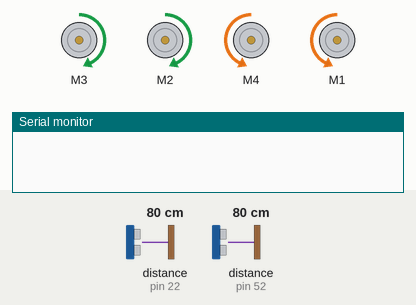
A sketch run on a simulated Arduino Mega 2560, built with avr-gcc and run on an emulated ATmega2560. Parts: 4 × DC motor (green arrow = forward, orange = backward, longer = faster), the last lines printed to the serial monitor. Wiring (inferred from the names in the program): 2 × ultrasonic range finder: trigger pin 23, echo pin 22 / trigger pin 53, echo pin 52. The inputs (shaded band) are chosen by the test bench; at power-on: distance to the obstacle (sensors on pin 52, pin 22) 80 cm. The echo pulse lasts 58.3 µs per cm; random numbers use the default seed unless the sketch sets one.

Above: at 1.2 s.
1.3 s: distance to the obstacle (sensor on pin 52) set to 2 cm
At 1.9 s:
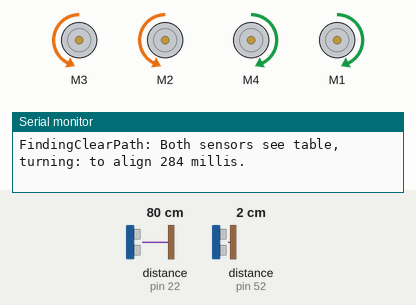
4.3 s: distance to the obstacle (sensor on pin 22) set to 44 cm
7.3 s: distance to the obstacle (sensor on pin 22) set to 37 cm
At 8.3 s:
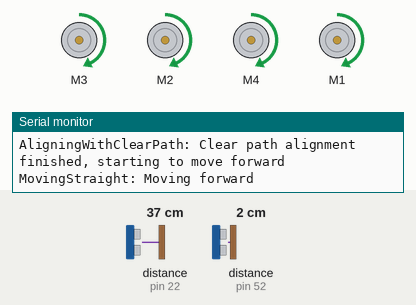
9.5 s: distance to the obstacle (sensor on pin 22) set to 60 cm
At 10.3 s:
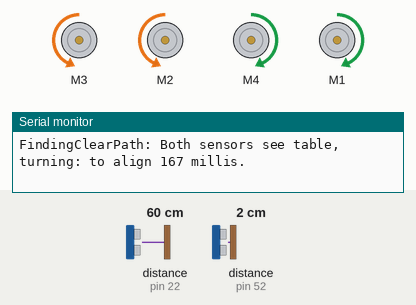
12.5 s: distance to the obstacle (sensor on pin 52) set to 60 cm
At 13.09 s:
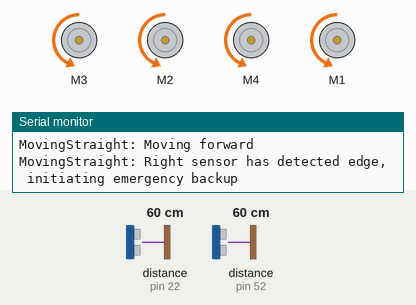
14.6 s: distance to the obstacle (sensor on pin 52) set to 4 cm
At 15.2 s:
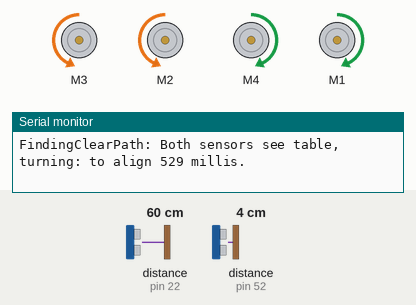
Timing chart, 0 to 18.6 s (numbered marks = the images above; inputs shaded):
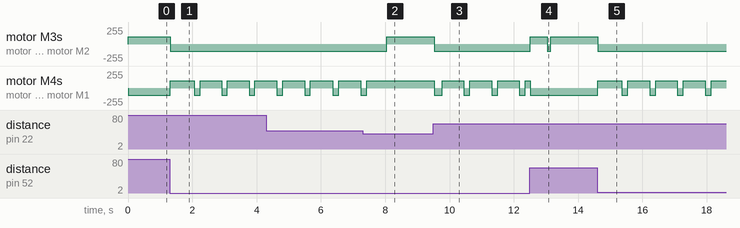

The sketch:

robot-control-v2.ino
```cpp
#include <AFMotor.h>

/**
   Motor constants
*/
const int MOTOR_SPEED_LOW = 110;
const int MOTOR_SPEED_HIGH = 255;

/**
   Setup motors
*/
AF_DCMotor motorFrontRight(3);
AF_DCMotor motorBackRight(2);
AF_DCMotor motorFrontLeft(4);
AF_DCMotor motorBackLeft(1);

/**
   Other constants
*/
const int MAX_BACKUP_TIME = 150;
const int MAX_ALIGNING_TIME = 600; // 800 is ~180 degrees
const int MIN_ALIGNING_TIME = 100;
const int SENSOR_MAX_TIMEOUT = 500;
const int EDGE_DET_THRES = 40; //how close does the table have to be to be considered a table (cm)

/**
   Enum representing possible modes the robot can be in during the run loop
*/
enum class Mode
{
  MovingStraight,        // robot is moving forward along a clear path
  FindingClearPath,      // robot is searching for a clear path
  AligningWithClearPath, // robot is aligning itself with a found clear path
  EmergencyBackup,       // robot is backing up (reversing) because an obstacle is directly in front
  Error,                 // robot is in an error state, not ready/not safe to drive
};

/**
   Enum representing the possible results the sensor data could indicate
*/
enum class SensorResult
{
  Edge,
  Table,
  Error,
};

/**
   Enum representing the two directions the robot cares about for edge-avoidance purposes
*/
enum class Direction
{
  Left,
  Right
};

/**
   Global variables that change
*/
// state that persists across loops
int motorSpeed = MOTOR_SPEED_LOW;
Direction lastDetectedEdgeDirection = Direction::Left;
Mode runningMode = Mode::FindingClearPath;

// state that changes between loops
int backupTimeElapsed = 0;   //how long have we been backing up in ms
int aligningTimeElapsed = 0; //how long have we been aligning with clear path in ms
int currentAligningValue = MAX_ALIGNING_TIME;

// pins
int sensorRightTriggerPin = 53;
int sensorRightEchoPin = 52;
int sensorLeftTriggerPin = 23;
int sensorLeftEchoPin = 22;
int randomSeedPin = 15;

void setup()
{

  Serial.begin(9800);

  // setup motors
  motorFrontRight.setSpeed(motorSpeed);
  motorFrontRight.run(RELEASE);
  motorBackRight.setSpeed(motorSpeed);
  motorBackRight.run(RELEASE);
  motorFrontLeft.setSpeed(motorSpeed);
  motorFrontLeft.run(RELEASE);
  motorBackLeft.setSpeed(motorSpeed);
  motorBackLeft.run(RELEASE);

  // setup pins
  pinMode(sensorRightTriggerPin, OUTPUT);
  pinMode(sensorLeftTriggerPin, OUTPUT);
  pinMode(sensorRightEchoPin, INPUT);
  pinMode(sensorLeftEchoPin, INPUT);
  randomSeed(analogRead(randomSeedPin));
}

void loop()
{

  long loopStart = millis(); // useful for timing of various processes in run loop

  SensorResult resultRight = getSensorResult(sensorRightTriggerPin, sensorRightEchoPin, SENSOR_MAX_TIMEOUT);
  SensorResult resultLeft = getSensorResult(sensorLeftTriggerPin, sensorLeftEchoPin, SENSOR_MAX_TIMEOUT);

  if (resultLeft == SensorResult::Error)
  {
    Serial.println("Left sensor not working!");
    runningMode = Mode::Error;
  }
  if (resultRight == SensorResult::Error)
  {
    Serial.println("Right sensor not working!");
    runningMode = Mode::Error;
  }

  if (resultRight == SensorResult::Edge)
  {
    lastDetectedEdgeDirection = Direction::Right;
  }
  else if (resultLeft == SensorResult::Edge)
  {
    lastDetectedEdgeDirection = Direction::Left;
  }

  runningMode = getNewModeBasedOnSensorResults(runningMode, resultRight, resultLeft);

  // Main switch case for determining what behaviour the robot should be doing, based on the current mode
  switch (runningMode)
  {
  case Mode::EmergencyBackup:
  { // reverse the robot for a certain amount of time, to ensure it is not going to go over the edge when it turns
    backupTimeElapsed += millis() - loopStart;

    if (backupTimeElapsed < MAX_BACKUP_TIME)
    {
      backward();
    }
    else
    {
      Serial.print("EmergencyBackup: Emergency backup finished, beginning search for clear path in direction: ");
      if (lastDetectedEdgeDirection == Direction::Right)
      {
        Serial.println("left");
      }
      else
      {
        Serial.println("right");
      }

      backupTimeElapsed = 0;
      runningMode = Mode::FindingClearPath;
    }
  }
  break;
  case Mode::FindingClearPath:
  { // turn in a circle to find a clear way forward
    if (lastDetectedEdgeDirection == Direction::Right)
    {
      turnLeft();
    }
    else
    {
      turnRight();
    }
  }
  break;
  case Mode::AligningWithClearPath:
  { // turn to align the robot with the currently detected clear path
    aligningTimeElapsed += millis() - loopStart;

    if (aligningTimeElapsed < MAX_ALIGNING_TIME)
    {
      if (lastDetectedEdgeDirection == Direction::Right)
      {
        turnLeft();
      }
      else
      {
        turnRight();
      }
    }
    else
    {
      Serial.println("AligningWithClearPath: Clear path alignment finished, starting to move forward");
      aligningTimeElapsed = 0;
      runningMode = Mode::MovingStraight;
      Serial.println("MovingStraight: Moving forward");
    }
  }
  break;
  case Mode::MovingStraight:
  { // way forward is clear, so go that way
    forward();
  }
  break;
  case Mode::Error:
  { // something is wrong with Arduino or its peripheral devices, stop to keep the robot safe
    Serial.println("Error: Issue with setup, robot not safe to move!");
    stop();
  }
  break;
  }
  // forward();
}

SensorResult getSensorResult(int sonicPulsePin, int echoInputPin, int maxTimeout)
{
  triggerSonicPulse(sonicPulsePin);
  long timeSpentHigh = waitForSignalUntilTimeout(echoInputPin, HIGH, 1000);

  if (timeSpentHigh >= maxTimeout)
  {
    return SensorResult::Error; //sensor not responding to trigger pulse
  }

  long echoStart = micros();
  long timeSpentLow = waitForSignalUntilTimeout(echoInputPin, LOW, 1000);

  if (timeSpentHigh + timeSpentLow >= maxTimeout)
  {
    return SensorResult::Error; //sensor did not send echo signal back
  }

  long echoTime = micros() - echoStart;
  int distance = echoTime / 58; //centimeters

  if (distance > EDGE_DET_THRES)
  {
    return SensorResult::Edge;
  }
  else
  {
    return SensorResult::Table;
  }
}

// trigger 10us voltage pulse so sensor knows to start sound pulse
void triggerSonicPulse(int triggerP)
{
  digitalWrite(triggerP, HIGH);
  delayMicroseconds(10);
  digitalWrite(triggerP, LOW);
}

// busy wait on a signal until it changes
long waitForSignalUntilTimeout(int pin, int level, int maxTimeout)
{
  long startTime = millis();
  long elapsedTime = 0;
  while (digitalRead(pin) != level)
  {
    elapsedTime = millis() - startTime;
    if (elapsedTime >= maxTimeout)
    {
      break;
    }
  }
  return elapsedTime;
}

// use the previousMode and the sensor results to figure out what new Mode the robot should be in
Mode getNewModeBasedOnSensorResults(Mode previousMode, SensorResult resultRight, SensorResult resultLeft)
{
  switch (previousMode)
  {
  case Mode::EmergencyBackup:
  {
    // We don't care about the sensor data during this mode
  }
  break;
  case Mode::FindingClearPath:
  { // if we're looking for a clear path and both sensors read table, then clear path has been found, start aligning
    if (resultRight == SensorResult::Table && resultRight == SensorResult::Table)
    { // both sensors are now seeing table
      currentAligningValue = random(MIN_ALIGNING_TIME, MAX_ALIGNING_TIME);
      Serial.print("FindingClearPath: Both sensors see table, turning: to align ");
      Serial.print(currentAligningValue);
      Serial.println(" millis.");

      return Mode::AligningWithClearPath;
    }
  }
  break;
  case Mode::AligningWithClearPath:
  {
    // We don't care about the sensor data during this mode
  }
  break;
  case Mode::MovingStraight:
  { // if we're currently moving forward, and an edge is detected, initiate an emergency backup and store the direction the edge was detected from
    if (resultRight == SensorResult::Edge)
    {
      Serial.println("MovingStraight: Right sensor has detected edge, initiating emergency backup");
      return Mode::EmergencyBackup;
    }
    else if (resultLeft == SensorResult::Edge)
    {
      Serial.println("MovingStraight: Left sensor has detected edge, initiating emergency backup");
      return Mode::EmergencyBackup;
    }
  }
  break;
  case Mode::Error:
  { // if we're currently in an error state, but both sensors have stopped erroring, we are no longer in an error state, so start looking for a clear path
    if (resultRight != SensorResult::Error && resultLeft != SensorResult::Error)
    {
      return Mode::FindingClearPath;
    }
  }
  break;
  }
  return previousMode; // if no mode has been returned by any of the cases above, just return the previousMode
}

void forward()
{
  motorFrontRight.run(FORWARD);
  motorBackRight.run(FORWARD);
  motorFrontLeft.run(FORWARD);
  motorBackLeft.run(FORWARD);
}

void backward()
{
  motorFrontRight.run(BACKWARD);
  motorBackRight.run(BACKWARD);
  motorFrontLeft.run(BACKWARD);
  motorBackLeft.run(BACKWARD);
}

void turnRight()
{
  motorFrontRight.run(BACKWARD);
  motorBackRight.run(BACKWARD);
  motorFrontLeft.run(FORWARD);
  motorBackLeft.run(FORWARD);
}

void turnLeft()
{
  motorFrontRight.run(FORWARD);
  motorBackRight.run(FORWARD);
  motorFrontLeft.run(BACKWARD);
  motorBackLeft.run(BACKWARD);
}

void stop()
{
  motorFrontRight.run(RELEASE);
  motorBackRight.run(RELEASE);
  motorFrontLeft.run(RELEASE);
  motorBackLeft.run(RELEASE);
}
```

Measured:
- the behaviour switches between 41 and 40 cm on distance to the obstacle (sensor on pin 22) (found by bisection; images 1 and 2)
- after the input at 1.3 s, motor M3, motor M2: forward 110/255 → backward 110/255 at once; motor M4, motor M1: alternates forward 110/255 for 0.67 s and backward 110/255 for 0.18 s, starting at once
- after the input at 7.3 s, motor M3, motor M2: backward 110/255 → forward 110/255 after 0.74 s
- after the input at 9.5 s, motor M3, motor M2: forward 110/255 → backward 110/255 at once; motor M4, motor M1: alternates forward 110/255 for 0.68 s and backward 110/255 for 0.19 s, starting at once
- after the input at 12.5 s, motor M3, motor M2: backward 110/255 → forward 110/255 at once, → backward 110/255 0.52 s later, → forward 110/255 0.11 s later
- after the input at 14.6 s, motor M3, motor M2: forward 110/255 → backward 110/255 at once; motor M4, motor M1: alternates forward 110/255 for 0.68 s and backward 110/255 for 0.19 s, starting at once
